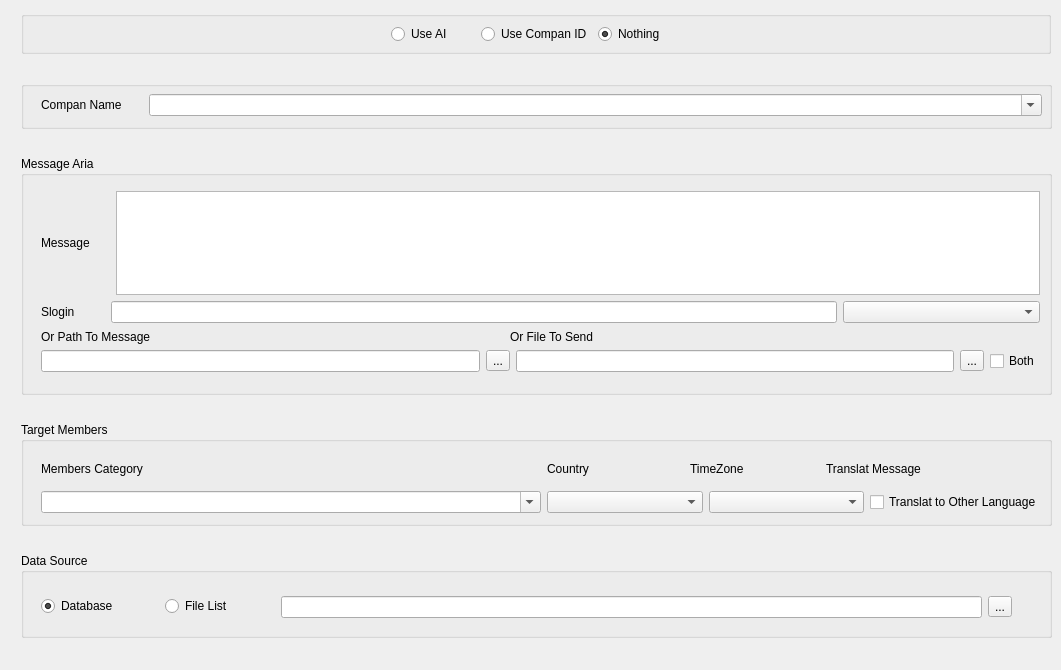
   <widget class="QWidget" name="tab_wp_1">
    <attribute name="title">
     <string>Send To Members</string>
    </attribute>
    <widget class="QGroupBox" name="groupBox_10">
     <property name="geometry">
      <rect>
       <x>21</x>
       <y>11</y>
       <width>1030</width>
       <height>43</height>
      </rect>
     </property>
     <property name="minimumSize">
      <size>
       <width>1030</width>
       <height>0</height>
      </size>
     </property>
     <property name="maximumSize">
      <size>
       <width>1040</width>
       <height>43</height>
      </size>
     </property>
     <property name="title">
      <string/>
     </property>
     <widget class="QWidget" name="layoutWidget_2">
      <property name="geometry">
       <rect>
        <x>370</x>
        <y>10</y>
        <width>291</width>
        <height>26</height>
       </rect>
      </property>
      <layout class="QHBoxLayout" name="horizontalLayout_12">
       <item>
        <widget class="QRadioButton" name="useWPAI_1">
         <property name="text">
          <string>Use AI</string>
         </property>
        </widget>
       </item>
       <item>
        <widget class="QRadioButton" name="useWPCompan_1">
         <property name="text">
          <string>Use Compan ID</string>
         </property>
        </widget>
       </item>
       <item>
        <widget class="QRadioButton" name="useFP_Nothing_3">
         <property name="text">
          <string>Nothing</string>
         </property>
         <property name="checked">
          <bool>true</bool>
         </property>
        </widget>
       </item>
      </layout>
     </widget>
    </widget>
    <widget class="QWidget" name="layoutWidget">
     <property name="geometry">
      <rect>
       <x>21</x>
       <y>60</y>
       <width>1031</width>
       <height>601</height>
      </rect>
     </property>
     <layout class="QVBoxLayout" name="verticalLayout_12">
      <item>
       <widget class="QGroupBox" name="gSlogin_3">
        <property name="sizePolicy">
         <sizepolicy hsizetype="Expanding" vsizetype="Preferred">
          <horstretch>0</horstretch>
          <verstretch>0</verstretch>
         </sizepolicy>
        </property>
        <property name="minimumSize">
         <size>
          <width>988</width>
          <height>48</height>
         </size>
        </property>
        <property name="maximumSize">
         <size>
          <width>1038</width>
          <height>48</height>
         </size>
        </property>
        <property name="title">
         <string/>
        </property>
        <property name="flat">
         <bool>true</bool>
        </property>
        <widget class="QWidget" name="layoutWidget_3">
         <property name="geometry">
          <rect>
           <x>20</x>
           <y>10</y>
           <width>1001</width>
           <height>28</height>
          </rect>
         </property>
         <layout class="QHBoxLayout" name="horizontalLayout_14">
          <item>
           <widget class="QLabel" name="label_30">
            <property name="minimumSize">
             <size>
              <width>102</width>
              <height>0</height>
             </size>
            </property>
            <property name="maximumSize">
             <size>
              <width>42</width>
              <height>16777215</height>
             </size>
            </property>
            <property name="text">
             <string>Compan Name</string>
            </property>
           </widget>
          </item>
          <item>
           <widget class="QComboBox" name="txtWPCompName_1">
            <property name="minimumSize">
             <size>
              <width>771</width>
              <height>0</height>
             </size>
            </property>
            <property name="maximumSize">
             <size>
              <width>900</width>
              <height>16777215</height>
             </size>
            </property>
            <property name="editable">
             <bool>true</bool>
            </property>
           </widget>
          </item>
         </layout>
        </widget>
       </widget>
      </item>
      <item>
       <widget class="QGroupBox" name="groupBox_9">
        <property name="sizePolicy">
         <sizepolicy hsizetype="Expanding" vsizetype="Preferred">
          <horstretch>0</horstretch>
          <verstretch>0</verstretch>
         </sizepolicy>
        </property>
        <property name="maximumSize">
         <size>
          <width>16777215</width>
          <height>239</height>
         </size>
        </property>
        <property name="title">
         <string>Message Aria</string>
        </property>
        <widget class="QWidget" name="layoutWidget">
         <property name="geometry">
          <rect>
           <x>20</x>
           <y>35</y>
           <width>999</width>
           <height>181</height>
          </rect>
         </property>
         <layout class="QVBoxLayout" name="verticalLayout_4">
          <item>
           <layout class="QHBoxLayout" name="horizontalLayout_18">
            <item>
             <widget class="QLabel" name="label_14">
              <property name="minimumSize">
               <size>
                <width>69</width>
                <height>0</height>
               </size>
              </property>
              <property name="maximumSize">
               <size>
                <width>16777215</width>
                <height>35</height>
               </size>
              </property>
              <property name="text">
               <string>Message</string>
              </property>
             </widget>
            </item>
            <item>
             <widget class="QTextEdit" name="textEdit_2">
              <property name="minimumSize">
               <size>
                <width>920</width>
                <height>0</height>
               </size>
              </property>
              <property name="maximumSize">
               <size>
                <width>1000</width>
                <height>104</height>
               </size>
              </property>
             </widget>
            </item>
           </layout>
          </item>
          <item>
           <layout class="QHBoxLayout" name="horizontalLayout_40">
            <item>
             <widget class="QLabel" name="label_33">
              <property name="minimumSize">
               <size>
                <width>64</width>
                <height>0</height>
               </size>
              </property>
              <property name="text">
               <string>Slogin</string>
              </property>
             </widget>
            </item>
            <item>
             <widget class="QLineEdit" name="lineEdit_20"/>
            </item>
            <item>
             <widget class="QComboBox" name="comboBox_12">
              <property name="minimumSize">
               <size>
                <width>197</width>
                <height>0</height>
               </size>
              </property>
              <property name="currentText">
               <string/>
              </property>
              <property name="currentIndex">
               <number>-1</number>
              </property>
             </widget>
            </item>
           </layout>
          </item>
          <item>
           <layout class="QHBoxLayout" name="horizontalLayout_16">
            <item>
             <widget class="QLabel" name="label_17">
              <property name="maximumSize">
               <size>
                <width>463</width>
                <height>16777215</height>
               </size>
              </property>
              <property name="text">
               <string>Or Path To Message</string>
              </property>
             </widget>
            </item>
            <item>
             <widget class="QLabel" name="label_16">
              <property name="text">
               <string>Or File To Send</string>
              </property>
             </widget>
            </item>
           </layout>
          </item>
          <item>
           <layout class="QHBoxLayout" name="horizontalLayout_17">
            <item>
             <widget class="QLineEdit" name="lineEdit_8"/>
            </item>
            <item>
             <widget class="QToolButton" name="toolButton_6">
              <property name="text">
               <string>...</string>
              </property>
             </widget>
            </item>
            <item>
             <widget class="QLineEdit" name="lineEdit_10"/>
            </item>
            <item>
             <widget class="QToolButton" name="toolButton_8">
              <property name="text">
               <string>...</string>
              </property>
             </widget>
            </item>
            <item>
             <widget class="QCheckBox" name="chkBoth">
              <property name="text">
               <string>Both</string>
              </property>
             </widget>
            </item>
           </layout>
          </item>
         </layout>
        </widget>
       </widget>
      </item>
      <item>
       <widget class="QGroupBox" name="groupBox_8">
        <property name="sizePolicy">
         <sizepolicy hsizetype="Expanding" vsizetype="Preferred">
          <horstretch>0</horstretch>
          <verstretch>0</verstretch>
         </sizepolicy>
        </property>
        <property name="maximumSize">
         <size>
          <width>16777215</width>
          <height>104</height>
         </size>
        </property>
        <property name="title">
         <string>Target Members</string>
        </property>
        <widget class="QWidget" name="layoutWidget">
         <property name="geometry">
          <rect>
           <x>20</x>
           <y>30</y>
           <width>1001</width>
           <height>61</height>
          </rect>
         </property>
         <layout class="QVBoxLayout" name="verticalLayout_10">
          <item>
           <layout class="QHBoxLayout" name="horizontalLayout_19">
            <item>
             <widget class="QLabel" name="label_18">
              <property name="minimumSize">
               <size>
                <width>500</width>
                <height>0</height>
               </size>
              </property>
              <property name="maximumSize">
               <size>
                <width>500</width>
                <height>16777215</height>
               </size>
              </property>
              <property name="text">
               <string>Members Category</string>
              </property>
             </widget>
            </item>
            <item>
             <widget class="QLabel" name="label_34">
              <property name="maximumSize">
               <size>
                <width>137</width>
                <height>16777215</height>
               </size>
              </property>
              <property name="text">
               <string>Country</string>
              </property>
             </widget>
            </item>
            <item>
             <widget class="QLabel" name="label_35">
              <property name="maximumSize">
               <size>
                <width>130</width>
                <height>16777215</height>
               </size>
              </property>
              <property name="text">
               <string>TimeZone</string>
              </property>
             </widget>
            </item>
            <item>
             <widget class="QLabel" name="label_13">
              <property name="text">
               <string>Translat Message</string>
              </property>
             </widget>
            </item>
           </layout>
          </item>
          <item>
           <layout class="QHBoxLayout" name="horizontalLayout_20">
            <item>
             <widget class="QComboBox" name="comboBox_5">
              <property name="minimumSize">
               <size>
                <width>500</width>
                <height>0</height>
               </size>
              </property>
              <property name="maximumSize">
               <size>
                <width>500</width>
                <height>16777215</height>
               </size>
              </property>
              <property name="editable">
               <bool>true</bool>
              </property>
             </widget>
            </item>
            <item>
             <widget class="QComboBox" name="cmbBCountry"/>
            </item>
            <item>
             <widget class="QComboBox" name="combTimeZone"/>
            </item>
            <item>
             <widget class="QCheckBox" name="ckTranslat">
              <property name="text">
               <string>Translat to Other Language</string>
              </property>
             </widget>
            </item>
           </layout>
          </item>
         </layout>
        </widget>
       </widget>
      </item>
      <item>
       <widget class="QGroupBox" name="groupBox_7">
        <property name="sizePolicy">
         <sizepolicy hsizetype="Expanding" vsizetype="Preferred">
          <horstretch>0</horstretch>
          <verstretch>0</verstretch>
         </sizepolicy>
        </property>
        <property name="minimumSize">
         <size>
          <width>0</width>
          <height>10</height>
         </size>
        </property>
        <property name="maximumSize">
         <size>
          <width>16777215</width>
          <height>85</height>
         </size>
        </property>
        <property name="title">
         <string>Data Source</string>
        </property>
        <widget class="QFrame" name="frm_wp_1">
         <property name="geometry">
          <rect>
           <x>250</x>
           <y>30</y>
           <width>761</width>
           <height>40</height>
          </rect>
         </property>
         <property name="frameShape">
          <enum>QFrame::Shape::NoFrame</enum>
         </property>
         <widget class="QWidget" name="layoutWidget">
          <property name="geometry">
           <rect>
            <x>10</x>
            <y>10</y>
            <width>731</width>
            <height>28</height>
           </rect>
          </property>
          <layout class="QHBoxLayout" name="horizontalLayout_21">
           <item>
            <widget class="QLineEdit" name="lineEdit_9"/>
           </item>
           <item>
            <widget class="QToolButton" name="toolButton_7">
             <property name="text">
              <string>...</string>
             </property>
            </widget>
           </item>
          </layout>
         </widget>
        </widget>
        <widget class="QWidget" name="layoutWidget">
         <property name="geometry">
          <rect>
           <x>20</x>
           <y>40</y>
           <width>241</width>
           <height>26</height>
          </rect>
         </property>
         <layout class="QHBoxLayout" name="horizontalLayout_22">
          <item>
           <widget class="QRadioButton" name="radioButton_5">
            <property name="text">
             <string>Database</string>
            </property>
            <property name="checked">
             <bool>true</bool>
            </property>
           </widget>
          </item>
          <item>
           <widget class="QRadioButton" name="radioButton_6">
            <property name="text">
             <string>File List</string>
            </property>
           </widget>
          </item>
         </layout>
        </widget>
       </widget>
      </item>
     </layout>
    </widget>
   </widget>
